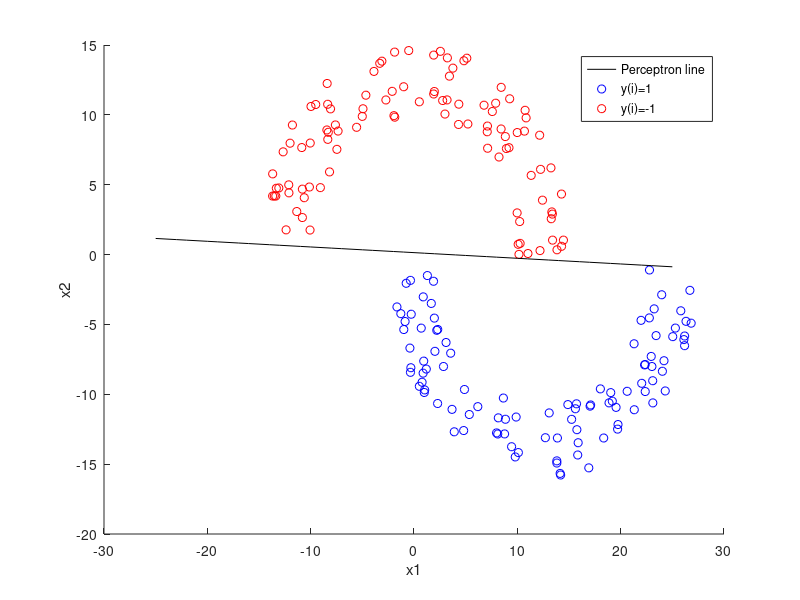

This figure's MATLAB source:
% This script implements the perceptron algorithm to classify a 
% semi-randomly generated 2D dataset with two separated arc-shaped classes.

clear all

% === Parameters ===
n = 200;        % Total number of data points
rad = 10;       % Radius of the circular arc for both classes
thk = 5;        % Thickness of each arc (points are scattered within a band of this width)
sep = 1;        % Vertical separation between the two arcs

% === Data Initialization ===
x = zeros(n, 2);    % Stores 2D coordinates of the data points
y = zeros(n, 1);    % Stores class labels (+1 or -1)

% Helper arrays (used for polar coordinate construction of arcs)
r1 = zeros(n,1); theta1 = zeros(n,1);
r2 = zeros(n,1); theta2 = zeros(n,1);

XX = -2.5*rad : 2.5*rad;  % Range for plotting the final decision boundary

% === Data Generation ===
for i = 1:n
    i  % Optional progress display
    
    % Random angle and radial offsets for arc-like distribution
    theta1(i) = pi * rand(1);     % Angle for class -1 (top arc), [0, π]
    theta2(i) = -pi * rand(1);    % Angle for class +1 (bottom arc), [-π, 0]
    r1(i) = thk * rand(1);        % Random thickness for top arc
    r2(i) = thk * rand(1);        % Random thickness for bottom arc
    
    if i <= n/2
        % Class -1: upper arc centered at origin
        x(i,1) = (rad + r1(i)) * cos(theta1(i));  % x-coordinate
        x(i,2) = (rad + r1(i)) * sin(theta1(i));  % y-coordinate
    else
        % Class +1: lower arc shifted slightly right and down
        x(i,1) = thk/2 + rad + (rad + r2(i)) * cos(theta2(i));
        x(i,2) = -sep + (rad + r2(i)) * sin(theta2(i));
    end

    % === Label and Plot the Data Point ===
    if i > n/2
        y(i) = 1;  % Class +1 (blue)
        c = [0 0 255]/256;
        s1 = scatter(x(i,1), x(i,2), [], c); hold on;
    else
        y(i) = -1;  % Class -1 (red)
        c = [255 0 0]/256;
        s2 = scatter(x(i,1), x(i,2), [], c); hold on;
    end

    xlabel('x1'); ylabel('x2');
end

% === Perceptron Algorithm Initialization ===
stop = 0;      % Used to stop early if no misclassified point found
w0 = 0;        % Bias term (intercept)
w1 = 0;        % Weight for x1
w2 = 0;        % Weight for x2
counter = 1;   % Count the number of iterations

% === Perceptron Learning Loop ===
% Loop until all data points are correctly classified
while sum(sign(y(:) .* (w0 + w1 * x(:,1) + w2 * x(:,2)))) ~= n
    jj = randperm(n);  % Shuffle indices to introduce randomness
    j = jj(1);         % Start with a random point
    k = 1;

    % Try to find a misclassified point
    while y(j) * (w0 + w1 * x(j,1) + w2 * x(j,2)) > 0
        if k < n
            k = k + 1;
        else
            stop = 1;  % No misclassified point found
            break
        end
        j = jj(k);  % Try next point
    end

    if stop == 1
        break
    end

    % === Update the perceptron weights ===
    w0 = w0 + y(j);               % Update bias
    w1 = w1 + y(j) * x(j,1);      % Update weight for x1
    w2 = w2 + y(j) * x(j,2);      % Update weight for x2

    % Check again if all points are correctly classified
    if sum(sign(y(:) .* (w0 + w1 * x(:,1) + w2 * x(:,2)))) == n
        i  % Optional: print iteration where convergence happens
        break
    end

    counter = counter + 1
end

XX3 = -2.5*rad : 2.5*rad;
YY3 = (-w1 * XX3 + w0) / w2;   % Solve for x2 in w0 + w1*x1 + w2*x2 = 0

p2 = plot(XX3, YY3, 'black');  
legend([p2 s1 s2], {'Perceptron line', 'y(i)=1', 'y(i)=-1'})
